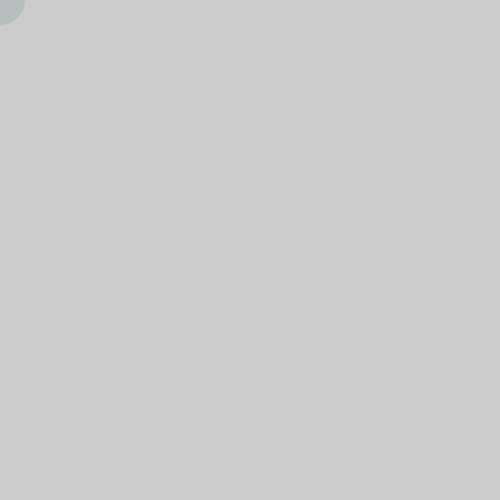
Frame 1 (no input)
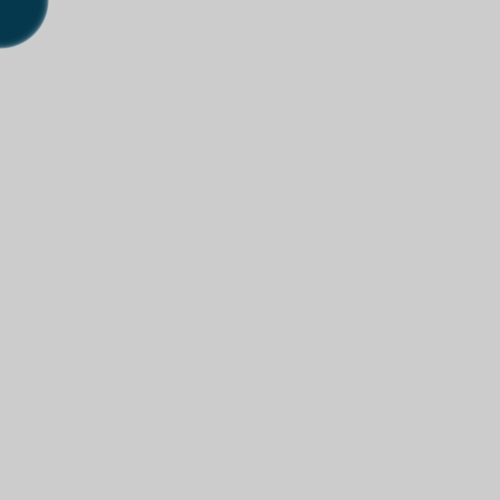
Frame 60 (the mouse pressed at the canvas centre just before this capture)
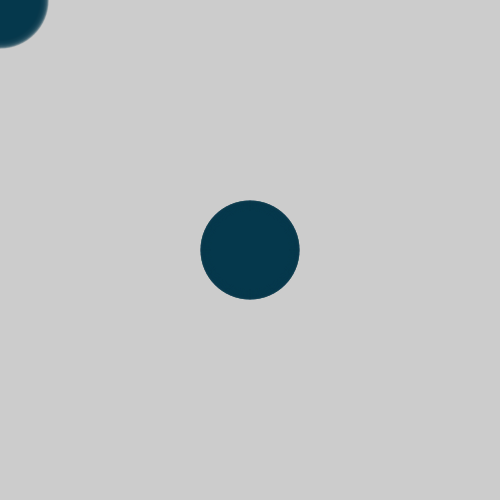
Frame 120 (the mouse held since frame 60 and released just before this capture)

The Processing sketch that drew these frames (run headless with seeded random() and noise(); from frame 60 on, the mouse is pressed at the canvas centre):

// Processing sketch: processing_184687
// ── processing_184687.pde

int blue = 100;
int tiempo = 0;
int diametro = 50;
  
void setup() {
  size(500, 500);
}
 
void draw() {
  tiempo = tiempo + 1;    
  blue = int(128 * (1 + sin(tiempo * 2 * PI / frameRate / 20)));
  diametro = int(50 * (1 + sin( tiempo * 2 * PI / frameRate / 5))); // Modifica el diametro del circulo con el paso del tiempo
   
  noStroke();            
  fill(0, 50, 75, 25);  // Añade un 50% de transparencia al color
  ellipse(mouseX, mouseY, diametro, diametro);
}
